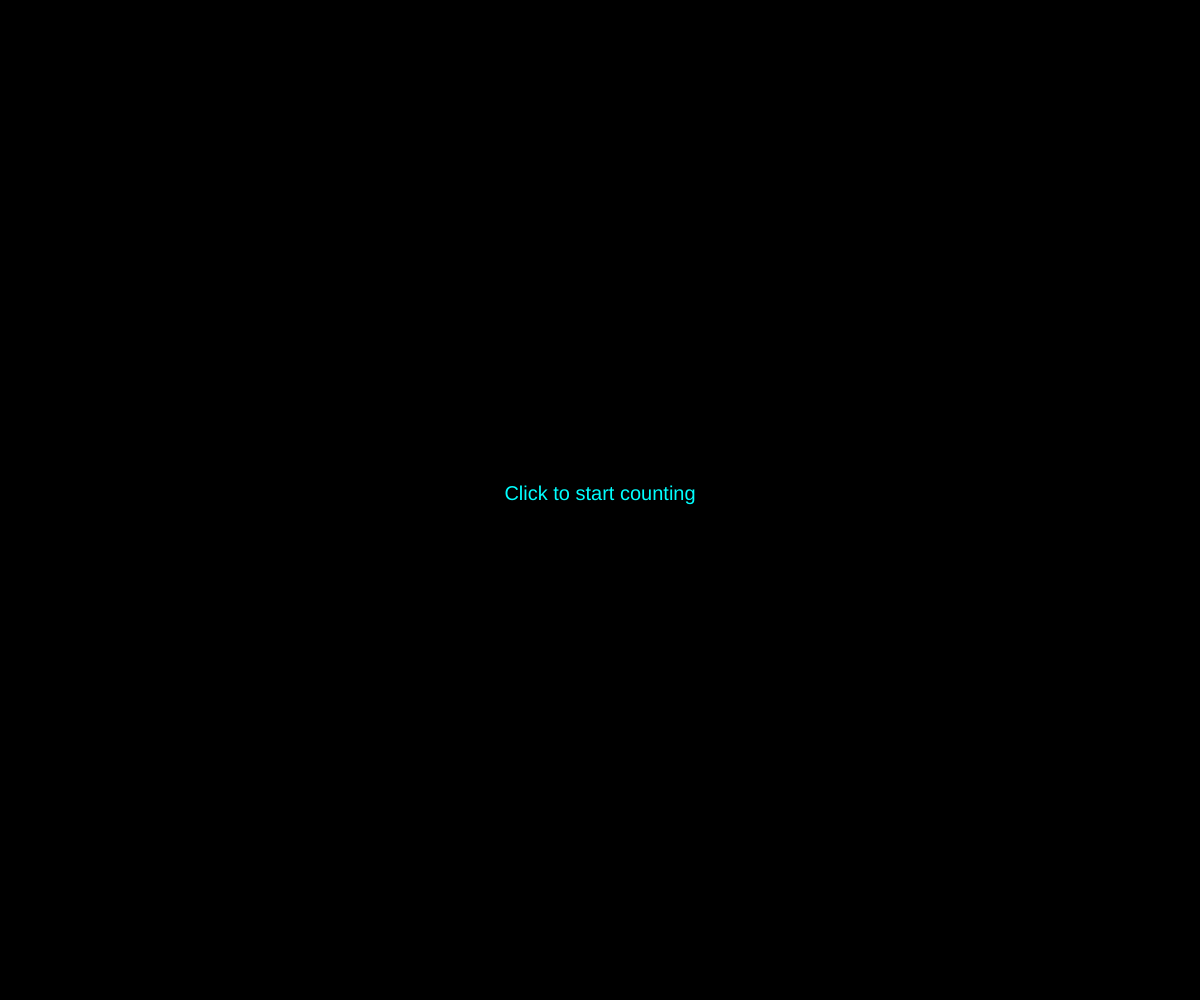
Frame 1 (no input)
Frame 60 (no input): identical to frame 1, image omitted
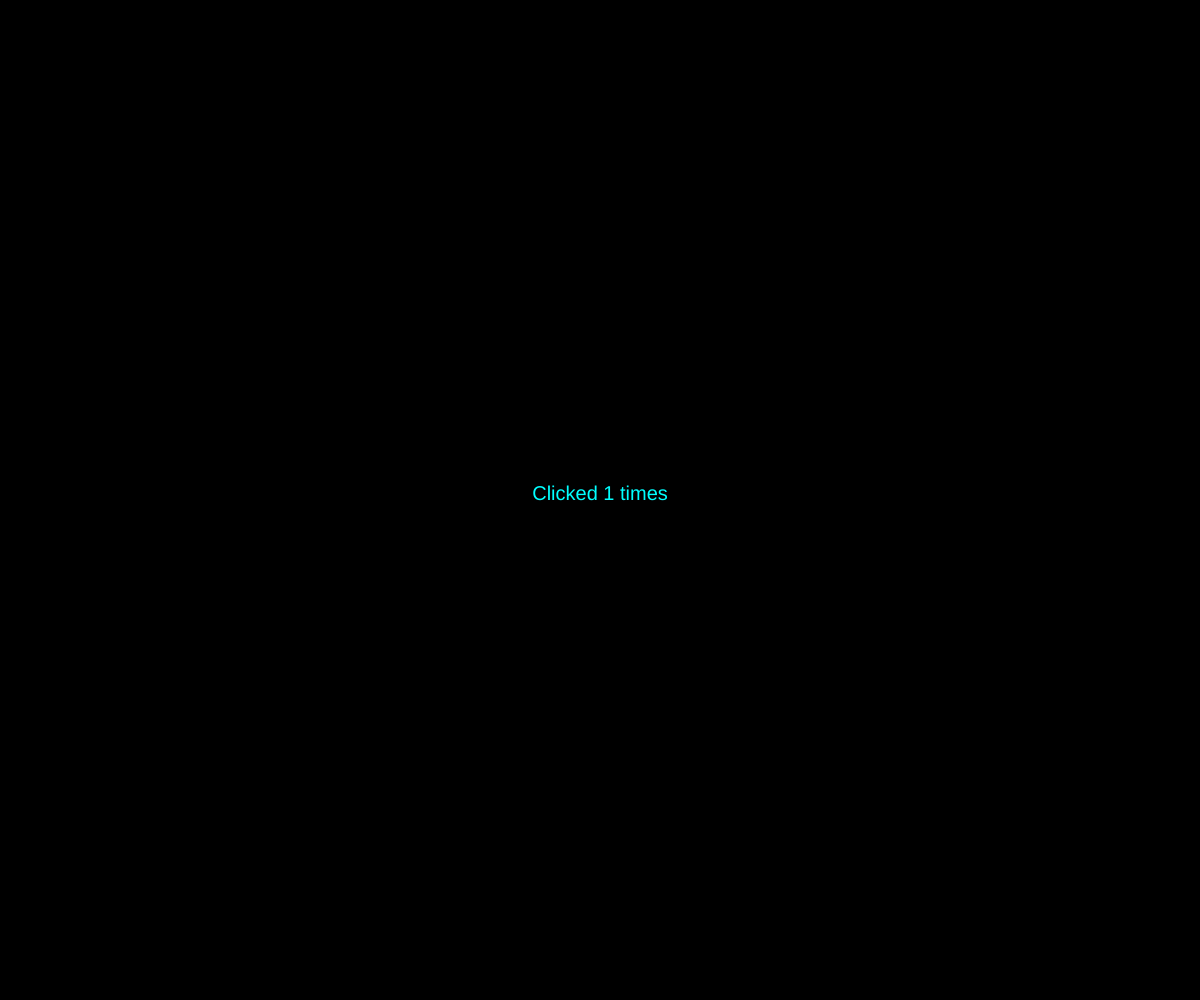
Frame 120 (the mouse pressed at the canvas centre since frame 60)

The p5.js sketch that drew these frames (run headless with seeded random() and noise() and a simulated clock; from frame 60 on, the mouse is pressed at the canvas centre):

// p5.js sketch
// ── sketch.js
/* This code counts how many times the user has clicked on the page. Everytime a user clicks, the counter increases */

let counter = 0; // variable we will use to count our clicks

function setup() {
    
  createCanvas(windowWidth, windowHeight); // create a canvas the size of the screen
  
  fill (0,255,255); // make the text turquoise
  textSize(20); // change font size
  textAlign(CENTER); // align text in the center
  
}

function draw() {

    background(0); // make the background black
    if (counter > 0) { // display text once people start clicking
        text('Clicked '+counter+' times', windowWidth/2, windowHeight/2); // display the amount clicked in the center of the page.
     } else { // if no one has clicked the screen yet
         text('Click to start counting', windowWidth/2, windowHeight/2); // prompt folks to start counting

    }   
}

function mousePressed() { // when the mouse is pressed

    counter++; // increase the value of the counter by one counter++ is the same as counter + 1
    console.log(counter); // console.log the counter so that you can see what is going on.

}
